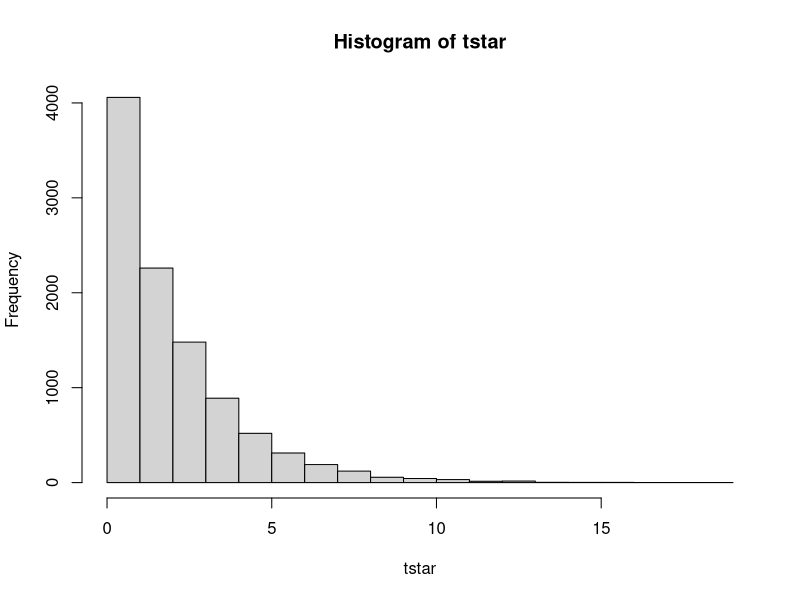

Source code (R):
dataset = read.table('./Datasets/nauseatable.txt', header = TRUE)
n_rows = length(dataset[,1])
n_cols = length(dataset[1,])
col_nausea = c()
col_med = c()
idx_col = 1

for (row in 1:n_rows) {
  for (column in 1:n_cols) {
    patient_cnt = dataset[row, column]
    nausea = FALSE
    med = rownames(dataset[1])[row]
    
    if (column == 2) nausea = TRUE
    for (instance in 1:patient_cnt) {
      col_nausea[idx_col] = nausea
      col_med[idx_col] = med
      idx_col = idx_col + 1
    }
  }
}
df = data.frame(col_nausea, col_med=as.factor(col_med))
df
chisq.test(df$col_nausea, df$col_med)

mystat = function(x, y) {
  return(chisq.test(x, y)$statistic)
}
B = 10000
tstar = numeric(B)
for (i in 1:B) {
  med_star = sample(df$col_med)
  tstar[i] = mystat(df$col_nausea, med_star)
}
myt=mystat(df$col_nausea, df$col_med)
hist(tstar)
pl = sum(tstar<myt)/B
pr = sum(tstar>myt)/B
min(pl, pr)
